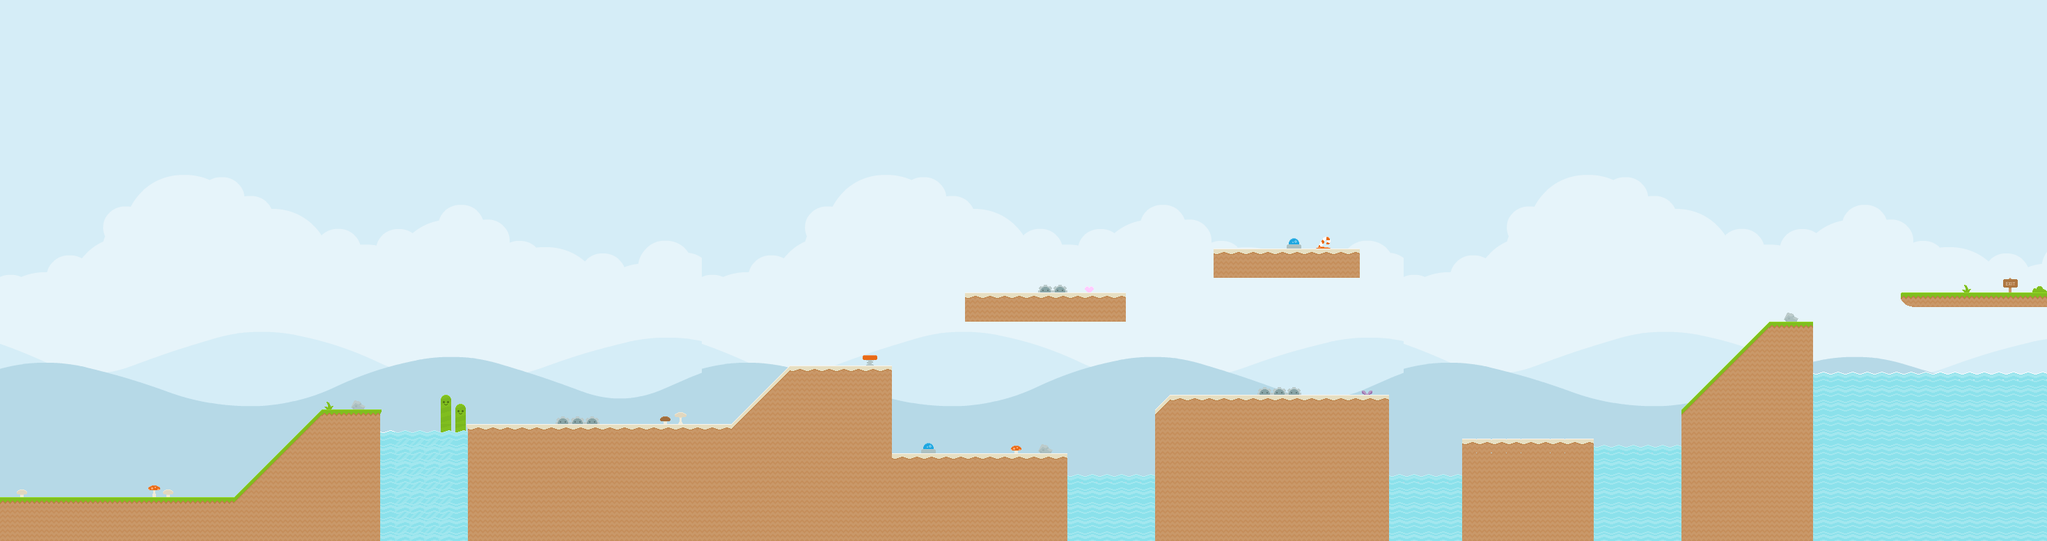

A level layout from a 2D game, rendered from its tile map. Below: a short description, then the map file with tile-grid data replaced by summaries:
An orthogonal 140x37 tile map with 21x21 px tiles, 2 tile layers (fondo, objetos), 2 tilesets and 32 objects.

<map version="1.10" tiledversion="1.10.2" orientation="orthogonal" renderorder="right-down" width="140" height="37" tilewidth="21" tileheight="21" infinite="0" nextlayerid="12" nextobjectid="111">
 <tileset firstgid="1" source="background_lv1.tsx" />
 <tileset firstgid="5181" source="tilemap_packed.tsx" />
 <layer id="1" name="fondo" width="140" height="37">
  <data>[5180 cells, 5180 non-empty, 5073 distinct tile ids]</data>
 </layer>
 <layer id="2" name="objetos" width="140" height="37" locked="1">
  <data>[5180 cells, 12 non-empty, 10 distinct tile ids]</data>
 </layer>
 <objectgroup id="8" name="suelo">
  <object id="52" x="1" y="713.5" width="334.333" height="20" />
  <object id="55" x="336" y="713">
   <polygon points="0,0 127,-125.5 131,-120.5 -0.5,10" />
  </object>
  <object id="58" x="463.5" y="587.5" width="82.5" height="22.5" />
  <object id="59" x="671.318" y="608.818" width="378.515" height="21.1818" />
  <object id="65" x="1134" y="524.5" width="146.5" height="21.5" />
  <object id="66" x="1260.5" y="545" width="19.5" height="106.5" />
  <object id="68" x="1279.5" y="650.5" width="253" height="21" />
  <object id="70" x="1386.33" y="420" width="230.333" height="41.6667" />
  <object id="72" x="1743" y="357" width="209.667" height="41.3333" />
  <object id="75" x="1659.45" y="588.727" width="21.4545" height="104.182" />
  <object id="79" x="1680.13" y="566.813" width="314.875" height="21.1875" />
  <object id="80" x="1973.82" y="587.636" width="20.9091" height="105.455" />
  <object id="85" x="2100.67" y="630" width="187.667" height="20.3333" />
  <object id="86" x="2100" y="650.5" width="21" height="42.625" />
  <object id="88" x="2415" y="588" width="21.2727" height="62.9091" />
  <object id="90" x="2541.13" y="462" width="62.875" height="21.25" />
  <object id="92" x="2729.83" y="420" width="209.5" height="20.6667" />
  <object id="100" x="1050" y="609.25">
   <polygon points="0,0 84.25,-84.5 83.75,-76.25 0.75,6.5" />
  </object>
  <object id="101" x="1659.75" y="587.75">
   <polygon points="0,0 20.25,-20.25 20.25,-12.5 -0.25,6.5" />
  </object>
  <object id="102" x="2415" y="588.5">
   <polygon points="0,0 126,-126.25 126.5,-119 0,5.75" />
  </object>
 </objectgroup>
 <objectgroup id="7" name="trampolin">
  <object id="50" x="1239" y="509.455" width="21" height="15.5455" />
 </objectgroup>
 <objectgroup id="4" name="cierras">
  <object id="41" x="799" y="595.955" width="61" height="12.6819" />
  <object id="42" x="1491.5" y="407.5" width="41.5" height="11" />
  <object id="43" x="1806" y="553.909" width="62.5" height="12.0909" />
 </objectgroup>
 <objectgroup id="6" name="aguas">
  <object id="44" x="546.5" y="610.5" width="123.667" height="20" />
  <object id="45" x="1532.25" y="672" width="125.25" height="19.5" />
  <object id="47" x="1995" y="671.5" width="104" height="21.5" />
  <object id="48" x="2290.5" y="634" width="124" height="17" />
  <object id="49" x="2604" y="526" width="335" height="20" />
 </objectgroup>
 <objectgroup id="9" name="checkpoint">
  <object id="108" x="1322.75" y="635.659" width="21.25" height="14.5909" />
  <object id="110" x="1847.5" y="340.636" width="22.25" height="16.1136" />
 </objectgroup>
 <objectgroup id="10" name="final">
  <object id="105" x="2887.18" y="409.636" />
 </objectgroup>
</map>
